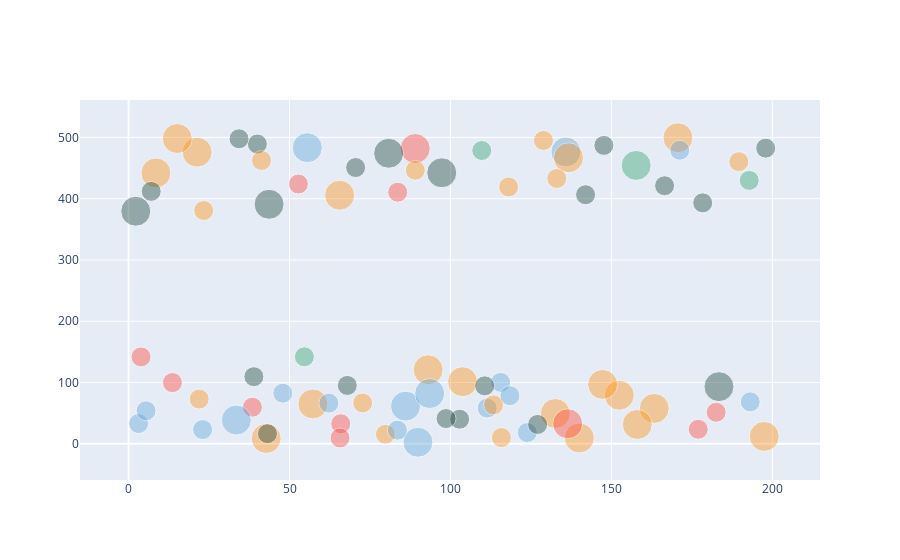

The code cell stored with this chart in its notebook:
### Code cell
import plotly.graph_objects as go

fig = go.Figure(data=[go.Scatter(
    x=X, y=Y,text=T,
    mode='markers',
    marker=dict(
        color=C,
        opacity= [0.4]*len(X),
        size=Z,
    )
)])

fig.show()
fig.write_html('visualization.html')

### Figure 1 — Plotly figure (JSON) as saved in the notebook; plotly's stock layout.template omitted (floating-point values rounded to 4 significant figures)
{"data": [{"marker": {"color": ["rgb(93, 164, 214)", "rgb(93, 164, 214)", "rgb(255, 144, 14)", "rgb(255, 144, 14)", "rgb(25, 65, 54)", "rgb(255, 144, 14)", "rgb(25, 65, 54)", "rgb(93, 164, 214)", "rgb(255, 65, 54)", "rgb(255, 144, 14)", "rgb(25, 65, 54)", "rgb(255, 144, 14)", "rgb(255, 144, 14)", "rgb(25, 65, 54)", "rgb(255, 144, 14)", "rgb(255, 65, 54)", "rgb(255, 144, 14)", "rgb(93, 164, 214)", "rgb(255, 144, 14)", "rgb(255, 144, 14)", "rgb(255, 144, 14)", "rgb(25, 65, 54)", "rgb(25, 65, 54)", "rgb(93, 164, 214)", "rgb(25, 65, 54)", "rgb(255, 65, 54)", "rgb(25, 65, 54)", "rgb(93, 164, 214)", "rgb(255, 144, 14)", "rgb(255, 65, 54)", "rgb(93, 164, 214)", "rgb(44, 160, 101)", "rgb(255, 144, 14)", "rgb(25, 65, 54)", "rgb(25, 65, 54)", "rgb(255, 65, 54)", "rgb(44, 160, 101)", "rgb(255, 65, 54)", "rgb(93, 164, 214)", "rgb(93, 164, 214)", "rgb(255, 65, 54)", "rgb(25, 65, 54)", "rgb(255, 65, 54)", "rgb(255, 144, 14)", "rgb(93, 164, 214)", "rgb(255, 144, 14)", "rgb(25, 65, 54)", "rgb(93, 164, 214)", "rgb(255, 144, 14)", "rgb(255, 144, 14)", "rgb(255, 144, 14)", "rgb(25, 65, 54)", "rgb(255, 144, 14)", "rgb(255, 144, 14)", "rgb(25, 65, 54)", "rgb(255, 144, 14)", "rgb(44, 160, 101)", "rgb(93, 164, 214)", "rgb(255, 144, 14)", "rgb(93, 164, 214)", "rgb(25, 65, 54)", "rgb(25, 65, 54)", "rgb(255, 144, 14)", "rgb(255, 144, 14)", "rgb(255, 65, 54)", "rgb(93, 164, 214)", "rgb(25, 65, 54)", "rgb(25, 65, 54)", "rgb(255, 144, 14)", "rgb(255, 65, 54)", "rgb(93, 164, 214)", "rgb(93, 164, 214)", "rgb(255, 144, 14)", "rgb(255, 144, 14)", "rgb(93, 164, 214)", "rgb(255, 65, 54)", "rgb(25, 65, 54)", "rgb(255, 144, 14)", "rgb(44, 160, 101)", "rgb(93, 164, 214)", "rgb(25, 65, 54)", "rgb(255, 144, 14)", "rgb(25, 65, 54)"], "opacity": [0.4, 0.4, 0.4, 0.4, 0.4, 0.4, 0.4, 0.4, 0.4, 0.4, 0.4, 0.4, 0.4, 0.4, 0.4, 0.4, 0.4, 0.4, 0.4, 0.4, 0.4, 0.4, 0.4, 0.4, 0.4, 0.4, 0.4, 0.4, 0.4, 0.4, 0.4, 0.4, 0.4, 0.4, 0.4, 0.4, 0.4, 0.4, 0.4, 0.4, 0.4, 0.4, 0.4, 0.4, 0.4, 0.4, 0.4, 0.4, 0.4, 0.4, 0.4, 0.4, 0.4, 0.4, 0.4, 0.4, 0.4, 0.4, 0.4, 0.4, 0.4, 0.4, 0.4, 0.4, 0.4, 0.4, 0.4, 0.4, 0.4, 0.4, 0.4, 0.4, 0.4, 0.4, 0.4, 0.4, 0.4, 0.4, 0.4, 0.4, 0.4, 0.4, 0.4], "size": [20, 30, 20, 30, 20, 20, 20, 20, 20, 30, 30, 30, 20, 20, 30, 20, 20, 20, 30, 30, 20, 20, 20, 20, 20, 20, 20, 30, 20, 20, 20, 20, 30, 20, 20, 30, 30, 20, 30, 20, 20, 20, 30, 30, 30, 30, 30, 30, 20, 30, 30, 30, 20, 20, 20, 20, 20, 20, 30, 20, 20, 30, 30, 30, 20, 20, 30, 20, 30, 20, 20, 20, 30, 20, 20, 20, 20, 30, 20, 30, 20, 20, 20]}, "mode": "markers", "text": ["author:Jeroen van Baar, department:CLPS, talk:Short Talk", "author:Jiuyang Bai, department:CLPS, talk:Lightning Talk", "author:Iris Bahar, department:CS & Engineering, talk:Short Talk", "author:Iris Bahar, department:CS & Engineering, talk:Lightning Talk", "author:Daniel, department:Li, talk:Short Talk", "author:Xavier Coubez, department:Department of Physics, talk:Short Talk", "author:Gabriel Monteiro da Silva, department:MCB, talk:Short Talk", "author:Xiamin Leng, department:Cognitive, Linguistic and Psychological Sciences, Carney Institute for Brain Science, talk:Short Talk", "author:Stephanie Vartany, department:Brown Neuromotion Lab, talk:Short Talk", "author:Shahrzad Haddadan, department:Computer Science, talk:Lightning Talk", "author:Joel K Weltman, department:Medicine, talk:Lightning Talk", "author:Elaheh Raisi, department:Computer Science, talk:Lightning Talk", "author:Cristina Menghini, department:Computer Science/Sapienza University, talk:Short Talk", "author:Brenda Rubenstein, department:Chemistry, talk:Lightning Talk, Short Talk", "author:Bruce Donald Campbell, department:Computer Science, talk:Lightning Talk", "author:matt nassar, department:neuroscience, talk:Short Talk", "author:Josh Roy, department:Computer Science, talk:Short Talk", "author:Rebecca Burwell, department:CLPS, talk:Short Talk", "author:Kaiyu Zheng, department:Computer Science, talk:Lightning Talk", "author:Kaiyu Zheng, department:Computer Science, talk:Lightning Talk", "author:Nihal Nayak, department:Department of Computer Science/Brown University, talk:Short Talk", "author:Aimen Zerroug, department:CLPS - ANITI, talk:Short Talk", "author:Drew Linsley, department:CLPS and Carney, talk:Short Talk", "author:Apoorva Bhandarii, department:CLPS, talk:Short Talk", "author:Lakshmi Narasimhan Govindarajan, department:CLPS/Carney Institute for Brain Science, talk:Short Talk", "author:Shane Lee, department:Department of Neuroscience, talk:Short Talk", "author:Meredith Miles, department:Brown EEB, talk:Short Talk", "author:Debbie Yee, department:CLPS, talk:Lightning Talk", "author:Laura Mercurio, department:Pediatric Emergency Medicine & Brown Center for Biomedical Informatics/Brown University , talk:Lightning Talk, Short Talk", "author:Chen Ming, department:Neuroscience, talk:Short Talk", "author:Avinash Vaidya, department:Cognitive, Linguistic and Psychological Sciences, talk:Short Talk", "author:Kelsey Schuch, department:Molecular Biology, Cell Biology, and Biochemistry, talk:Short Talk", "author:Natalie Rshaidat, department:Computer Science and CLPS, talk:Lightning Talk", "author:Matt Ricci, department:DSI, talk:Short Talk", "author:Gaelen Adam, department:Heath Services, Policy, and Practice, talk:Short Talk", "author:Kathleen Huntzicker, department:Neuroscience (GPP), talk:Lightning Talk", "author:Jeremy Bigness, department:Center for Computational Molecular Biology (CCMB), talk:Lightning Talk", "author:Guillaume Pagnier, department:Neuroscience, talk:Short Talk", "author:Rachel Rac-Lubashevsky, department:CLPS, talk:Lightning Talk", "author:Alana Jaskir, department:CLPS, talk:Short Talk", "author:Linda Yu, department:Neuroscience, talk:Short Talk", "author:Drew Linsley, department:Brown University, talk:Short Talk", "author:Tiantian Li, department:Neuroscience, talk:Lightning Talk", "author:Michelle Akerman, department:School of Engineering, talk:Lightning Talk", "author:Victor Boutin, department:CLPS, talk:Lightning Talk", "author:Tom Sgouros, department:Computer Science/Brown, talk:Lightning Talk", "author:Cristian Buc Calderon, department:CLPS department, talk:Lightning Talk", "author:Haley Keglovits, department:CLPS, talk:Lightning Talk", "author:Sabina Stefan, department:Biomedical Engineering, talk:Short Talk", "author:Josephine Kalshoven, department:Orthopedics, Center for Biomedical Engineering, talk:Lightning Talk", "author:Adam Berkley, department:Computer Science, talk:Lightning Talk", "author:Anastacia Kudinova, department:Psychiatry and Human Behavior, talk:Lightning Talk", "author:Ifrah Idrees, department:Brown University - Computer Science, talk:Short Talk", "author:Bjorn Burkle, department:Physics, talk:Short Talk", "author:Mukesh Makwana, department:CLPS, Brown University, talk:Short Talk", "author:Wenyu Zhang, department:Physics, talk:Short Talk", "author:Sahar Shahamatdar, department:Center for Computational Molecular Biology, talk:Lightning Talk, Short Talk", "author:Minju Jung, department:CLPS, talk:Short Talk", "author:Monica Roy, department:Computer Science, talk:Lightning Talk", "author:Harrison Ritz, department:CLPS, talk:Lightning Talk, Short Talk", "author:Jamie Catalano, department:Molecular Pharmacology and Physiology, talk:Short Talk", "author:Rohit Kakodkar, department:CIS - CCV HPC, talk:Lightning Talk", "author:Seiji Shaw, department:Computer Science, talk:Lightning Talk", "author:Caleb Trotz, department:Computer Science, talk:Lightning Talk", "author:Ryan Miller, department:Neuroscience, talk:Short Talk", "author:Emily Levin, department:CLPS, talk:Short Talk", "author:Ehsan Barati, department:Chemistry, talk:Lightning Talk", "author:William Zhang, department:Applied Math, talk:Short Talk", "author:Isa Milefchik, department:Brown Computer Science, talk:Lightning Talk", "author:Seth Akers-Campbell, department:Neuroscience, talk:Short Talk", "author:Joseph Heffner, department:CLPS, talk:Lightning Talk, Short Talk", "author:Olga Lositsky, department:CLPS, talk:Short Talk", "author:Fumeng Yang, department:Computer Science at Brown, talk:Lightning Talk", "author:Dylan Sam, department:Computer Science, talk:Lightning Talk, Short Talk", "author:Rex Liu, department:CLPS, talk:Short Talk", "author:Aarit Ahuja, department:Neuroscience, talk:Short Talk", "author:Mathieu Chalvidal, department:Artificial and Natural Intelligence Toulouse Institute/Carney Institute for Brain Science, talk:Short Talk", "author:Numair Khan, department:Computer Science/Brown University, talk:Lightning Talk", "author:Pinar Demetci, department:Center for Computational Molecular Biology, talk:Lightning Talk, Short Talk", "author:Wasita Mahaphanit, department:CLPS, talk:Lightning Talk", "author:Paul Stey, department:Center for Computation and Visualization, talk:Lightning Talk, Short Talk", "author:Austin Vaitkus, department:Department of Physics, talk:Short Talk", "author:Hyunjoon Lee, department:Data Science Initiative, talk:Short Talk"], "type": "scatter", "x": [115.6, 135.9, 128.9, 140.0, 70.53, 118.1, 178.4, 111.4, 52.76, 57.25, 2.225, 132.6, 72.72, 40.0, 42.74, 38.47, 41.29, 123.9, 152.5, 93.05, 113.4, 197.9, 34.32, 22.99, 43.15, 65.91, 38.92, 86.04, 23.33, 3.864, 3.114, 54.62, 197.5, 102.8, 166.5, 136.4, 157.7, 83.61, 89.91, 62.22, 182.6, 147.7, 89.05, 65.56, 55.52, 136.7, 183.4, 33.48, 189.6, 170.7, 8.489, 43.64, 79.79, 133.0, 98.63, 89.08, 192.8, 171.2, 147.3, 47.92, 67.95, 97.3, 163.3, 158.0, 177.0, 83.53, 80.8, 142.0, 21.29, 65.69, 118.5, 193.1, 15.13, 21.93, 5.432, 13.63, 127.1, 103.8, 109.7, 93.54, 110.6, 115.8, 7.025], "y": [100.3, 476.3, 495.0, 9.592, 450.8, 419.1, 393.2, 58.34, 423.9, 65.1, 379.5, 49.56, 66.66, 489.3, 8.794, 59.73, 462.4, 18.37, 79.28, 120.9, 63.51, 482.5, 497.8, 23.23, 16.52, 32.76, 109.6, 61.51, 380.7, 141.8, 33.16, 142.0, 12.09, 40.15, 421.1, 32.75, 454.3, 410.6, 2.593, 66.4, 51.48, 487.0, 481.9, 405.7, 483.2, 466.8, 93.34, 38.8, 460.4, 499.5, 442.1, 390.9, 15.58, 433.0, 41.28, 446.4, 429.8, 479.0, 96.95, 82.68, 95.3, 442.3, 57.75, 31.62, 23.72, 22.32, 474.1, 406.5, 475.9, 9.571, 78.6, 68.54, 498.2, 73.01, 53.85, 99.95, 31.67, 101.4, 478.6, 82.09, 94.63, 10.2, 411.9]}], "layout": {}}
